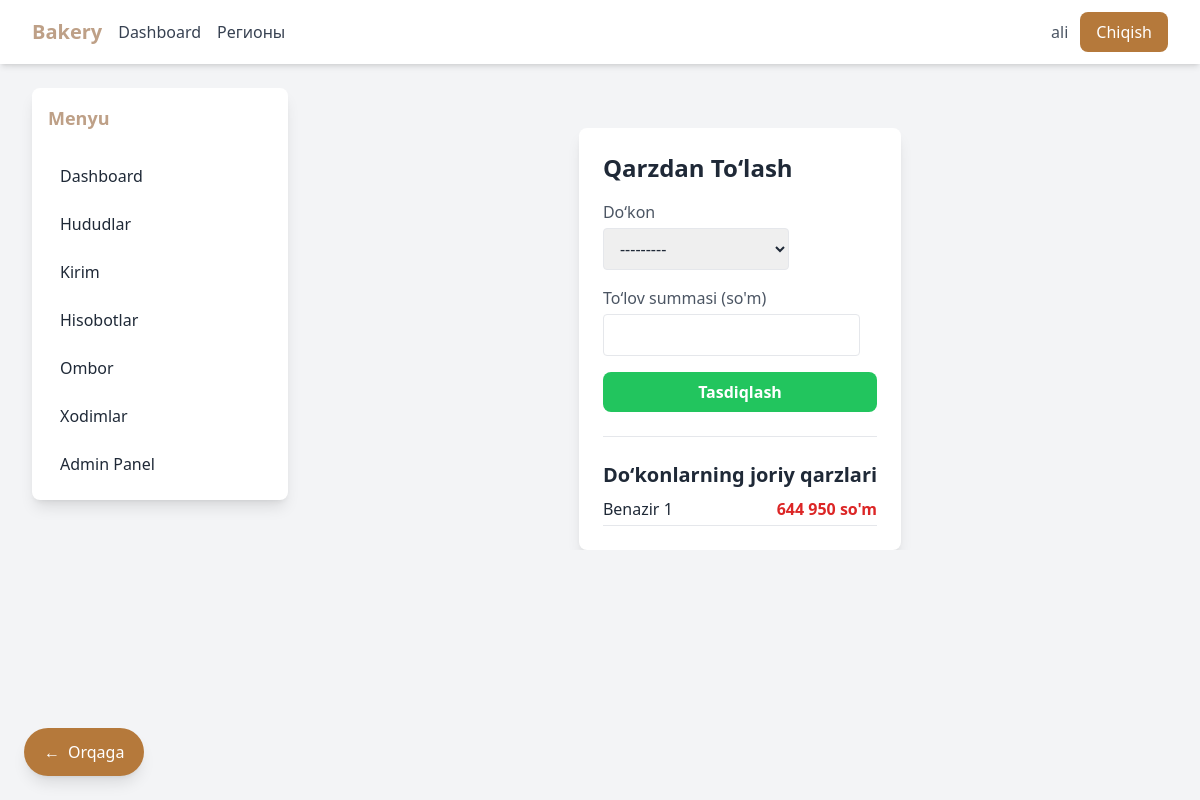
/loan-repayment/ (signed in), run on an earlier commit of the app's database.
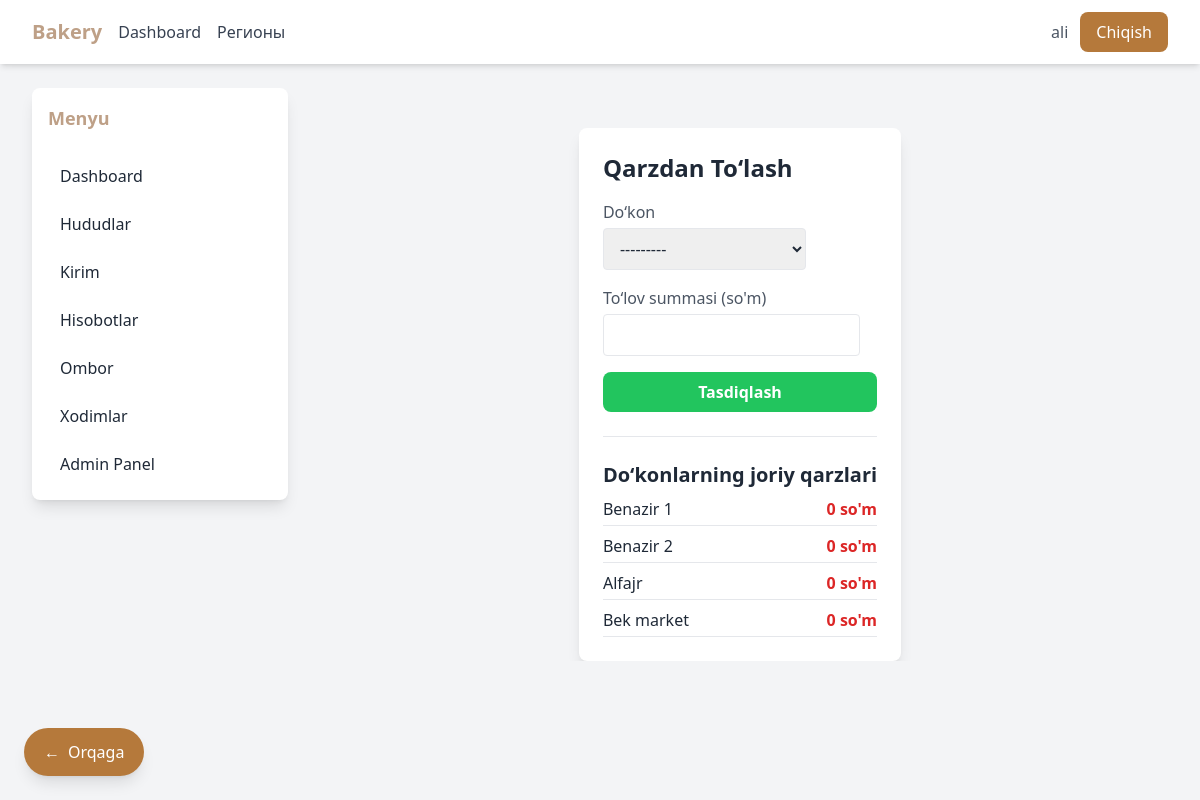
And on a later commit of the database.
### shops/models.py (models this page shows)
class Shop(models.Model):
    name = models.CharField(max_length=200)
    owner_name = models.CharField(max_length=150, blank=True, null=True)
    phone = models.CharField(max_length=20, blank=True, null=True)
    address = models.TextField(blank=True, null=True)
    region = models.ForeignKey(Region, on_delete=models.CASCADE, related_name="shops")
    loan_balance = models.DecimalField(
        max_digits=10, decimal_places=2, default=0,
        help_text="Shop’s outstanding debt (qarzdorlik)"
    )
    class Meta:
        verbose_name = "Do‘kon"
        verbose_name_plural = "Do‘konlar"
    def __str__(self):
        return f"{self.name} ({self.region.name})"

### dashboard/views.py (the view)
# urls.py: path('loan-repayment/', views.loan_repayment_view, name='loan_repayment'),
@login_required
def loan_repayment_view(request):
    if request.method == "POST":
        form = LoanRepaymentForm(request.POST)
        if form.is_valid():
            shop = form.cleaned_data["shop"]
            amount = Decimal(form.cleaned_data["amount"])
            if shop.loan_balance >= amount:
                shop.loan_balance -= amount
            else:
                shop.loan_balance = 0
            shop.save()
            LoanRepayment.objects.create(shop=shop, amount=amount)
            messages.success(request, f"{shop.name} uchun {amount} so‘m qarz to‘landi.")
            return redirect("dashboard:loan_repayment")
    else:
        form = LoanRepaymentForm()
    return render(request, "dashboard/loan_repayment.html", {
        "form": form,
        "shops": Shop.objects.all()
    })

### dashboard/forms.py
class LoanRepaymentForm(forms.Form):
    shop = forms.ModelChoiceField(
        queryset=Shop.objects.all(),
        label="Do‘kon",
        widget=forms.Select(attrs={"class": "border rounded px-3 py-2"})
    )
    amount = forms.DecimalField(
        label="Olingan summa (so'm)",
        min_value=0,
        decimal_places=2,
        widget=forms.NumberInput(attrs={"class": "border rounded px-3 py-2"})
    )

### dashboard/templates/dashboard/loan_repayment.html (shortened to what this page needs)
{% extends "base.html" %}
{% load humanize %}
{% block content %}
<div class="max-w-lg mx-auto bg-white shadow-lg rounded-lg p-6 mt-10">
    <h2 class="text-2xl font-bold text-gray-800 mb-4">Qarzdan To‘lash</h2>
    <form method="POST" class="space-y-4">
        <div>
            <label class="block text-gray-600 mb-1">Do‘kon</label>
            {{ form.shop }}
        </div>
        <div>
            <label class="block text-gray-600 mb-1">To‘lov summasi (so'm)</label>
            {{ form.amount }}
        </div>
        <button type="submit"
            class="w-full bg-green-500 hover:bg-green-600 text-white font-bold py-2 px-4 rounded-lg transition">
            Tasdiqlash
        </button>
    </form>
    <hr class="my-6">
    <h3 class="text-xl font-semibold mb-2">Do‘konlarning joriy qarzlari</h3>
    <ul class="space-y-2">
        {% for shop in shops %}
            <li class="flex justify-between border-b pb-1">
                <span>{{ shop.name }}</span>
                <span class="font-bold text-red-600">{{ shop.loan_balance|floatformat:0|intcomma }} so'm</span>
            </li>
        {% endfor %}
    </ul>
</div>
{% endblock %}

What changed in the data, as far as the page shows it:
changed Shop "Benazir 1": loan_balance "644 950" → "0"
added Shop: name "Benazir 2", loan_balance "0"
added Shop: name "Alfajr", loan_balance "0"
added Shop: name "Bek market", loan_balance "0"
